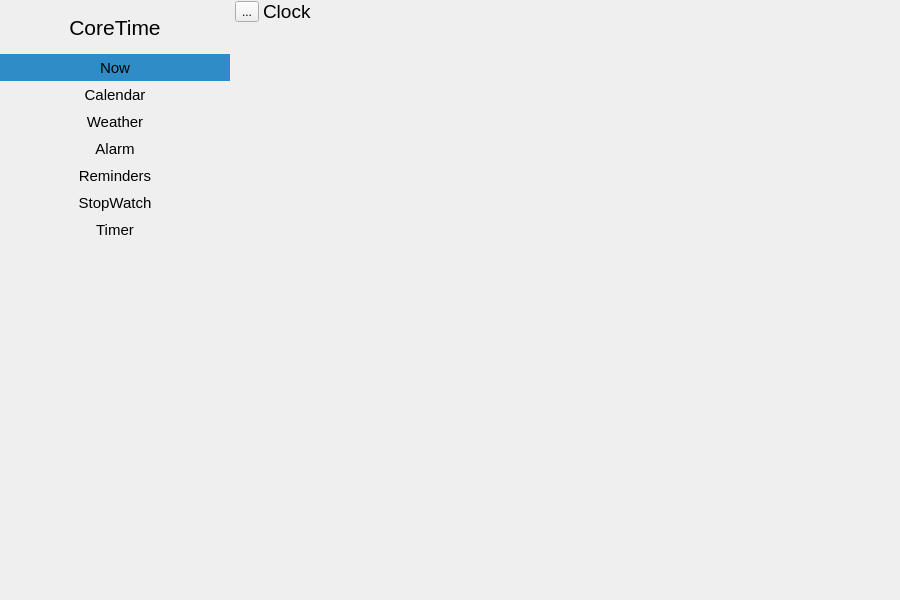
<?xml version="1.0" encoding="UTF-8"?>
<ui version="4.0">
 <class>coretime</class>
 <widget class="QWidget" name="coretime">
  <property name="geometry">
   <rect>
    <x>0</x>
    <y>0</y>
    <width>900</width>
    <height>600</height>
   </rect>
  </property>
  <property name="windowTitle">
   <string>CoreTime</string>
  </property>
  <property name="windowIcon">
   <iconset theme="org.cubocore.CoreTime">
    <normaloff>.</normaloff>.</iconset>
  </property>
  <layout class="QGridLayout" name="gridLayout_2">
   <property name="leftMargin">
    <number>0</number>
   </property>
   <property name="topMargin">
    <number>0</number>
   </property>
   <property name="rightMargin">
    <number>0</number>
   </property>
   <property name="bottomMargin">
    <number>0</number>
   </property>
   <property name="spacing">
    <number>0</number>
   </property>
   <item row="0" column="0" rowspan="2">
    <widget class="QWidget" name="sideView" native="true">
     <property name="sizePolicy">
      <sizepolicy hsizetype="Expanding" vsizetype="Expanding">
       <horstretch>0</horstretch>
       <verstretch>0</verstretch>
      </sizepolicy>
     </property>
     <property name="minimumSize">
      <size>
       <width>180</width>
       <height>0</height>
      </size>
     </property>
     <property name="maximumSize">
      <size>
       <width>230</width>
       <height>16777215</height>
      </size>
     </property>
     <property name="accessibleName">
      <string>shortcut</string>
     </property>
     <property name="styleSheet">
      <string notr="true">QToolButton{
    background-color: transparent;
    color: palette(Text);
    border: none;
    Text-align:left;
    padding: 3px 3px 3px 3px;
}

QToolButton:checked{
    background-color: palette(Highlight);
    color: palette(HighlightedText);
}

QToolButton:hover {
    background-color: palette(Highlight);
    color: palette(HighlightedText);
}
</string>
     </property>
     <layout class="QVBoxLayout" name="verticalLayout_3" stretch="0,0,0,0,0,0,0,0,0,0">
      <property name="spacing">
       <number>0</number>
      </property>
      <property name="leftMargin">
       <number>0</number>
      </property>
      <property name="topMargin">
       <number>10</number>
      </property>
      <property name="rightMargin">
       <number>0</number>
      </property>
      <property name="bottomMargin">
       <number>5</number>
      </property>
      <item>
       <widget class="QToolButton" name="appTitle">
        <property name="sizePolicy">
         <sizepolicy hsizetype="Preferred" vsizetype="Fixed">
          <horstretch>0</horstretch>
          <verstretch>0</verstretch>
         </sizepolicy>
        </property>
        <property name="font">
         <font>
          <pointsize>16</pointsize>
         </font>
        </property>
        <property name="focusPolicy">
         <enum>Qt::NoFocus</enum>
        </property>
        <property name="layoutDirection">
         <enum>Qt::LeftToRight</enum>
        </property>
        <property name="text">
         <string notr="true">CoreTime</string>
        </property>
        <property name="icon">
         <iconset theme="org.cubocore.CoreTime">
          <normaloff>.</normaloff>.</iconset>
        </property>
        <property name="iconSize">
         <size>
          <width>24</width>
          <height>24</height>
         </size>
        </property>
        <property name="toolButtonStyle">
         <enum>Qt::ToolButtonTextBesideIcon</enum>
        </property>
        <property name="autoRaise">
         <bool>true</bool>
        </property>
       </widget>
      </item>
      <item>
       <spacer name="verticalSpacer_2">
        <property name="orientation">
         <enum>Qt::Vertical</enum>
        </property>
        <property name="sizeType">
         <enum>QSizePolicy::Fixed</enum>
        </property>
        <property name="sizeHint" stdset="0">
         <size>
          <width>20</width>
          <height>10</height>
         </size>
        </property>
       </spacer>
      </item>
      <item>
       <widget class="QToolButton" name="now">
        <property name="sizePolicy">
         <sizepolicy hsizetype="Expanding" vsizetype="Fixed">
          <horstretch>0</horstretch>
          <verstretch>0</verstretch>
         </sizepolicy>
        </property>
        <property name="font">
         <font>
          <pointsize>11</pointsize>
         </font>
        </property>
        <property name="focusPolicy">
         <enum>Qt::NoFocus</enum>
        </property>
        <property name="text">
         <string>Now</string>
        </property>
        <property name="iconSize">
         <size>
          <width>22</width>
          <height>22</height>
         </size>
        </property>
        <property name="checkable">
         <bool>true</bool>
        </property>
        <property name="checked">
         <bool>true</bool>
        </property>
        <property name="toolButtonStyle">
         <enum>Qt::ToolButtonTextBesideIcon</enum>
        </property>
        <property name="autoRaise">
         <bool>true</bool>
        </property>
       </widget>
      </item>
      <item>
       <widget class="QToolButton" name="calendar">
        <property name="sizePolicy">
         <sizepolicy hsizetype="Expanding" vsizetype="Fixed">
          <horstretch>0</horstretch>
          <verstretch>0</verstretch>
         </sizepolicy>
        </property>
        <property name="font">
         <font>
          <pointsize>11</pointsize>
         </font>
        </property>
        <property name="focusPolicy">
         <enum>Qt::NoFocus</enum>
        </property>
        <property name="text">
         <string>Calendar</string>
        </property>
        <property name="iconSize">
         <size>
          <width>22</width>
          <height>22</height>
         </size>
        </property>
        <property name="checkable">
         <bool>true</bool>
        </property>
        <property name="checked">
         <bool>false</bool>
        </property>
        <property name="toolButtonStyle">
         <enum>Qt::ToolButtonTextBesideIcon</enum>
        </property>
        <property name="autoRaise">
         <bool>true</bool>
        </property>
       </widget>
      </item>
      <item>
       <widget class="QToolButton" name="weather">
        <property name="sizePolicy">
         <sizepolicy hsizetype="Expanding" vsizetype="Fixed">
          <horstretch>0</horstretch>
          <verstretch>0</verstretch>
         </sizepolicy>
        </property>
        <property name="font">
         <font>
          <pointsize>11</pointsize>
         </font>
        </property>
        <property name="focusPolicy">
         <enum>Qt::NoFocus</enum>
        </property>
        <property name="styleSheet">
         <string notr="true"/>
        </property>
        <property name="text">
         <string>Weather</string>
        </property>
        <property name="iconSize">
         <size>
          <width>22</width>
          <height>22</height>
         </size>
        </property>
        <property name="checkable">
         <bool>true</bool>
        </property>
        <property name="toolButtonStyle">
         <enum>Qt::ToolButtonTextBesideIcon</enum>
        </property>
        <property name="autoRaise">
         <bool>true</bool>
        </property>
       </widget>
      </item>
      <item>
       <widget class="QToolButton" name="alarm">
        <property name="sizePolicy">
         <sizepolicy hsizetype="Expanding" vsizetype="Fixed">
          <horstretch>0</horstretch>
          <verstretch>0</verstretch>
         </sizepolicy>
        </property>
        <property name="font">
         <font>
          <pointsize>11</pointsize>
         </font>
        </property>
        <property name="focusPolicy">
         <enum>Qt::NoFocus</enum>
        </property>
        <property name="styleSheet">
         <string notr="true"/>
        </property>
        <property name="text">
         <string>Alarm</string>
        </property>
        <property name="iconSize">
         <size>
          <width>22</width>
          <height>22</height>
         </size>
        </property>
        <property name="checkable">
         <bool>true</bool>
        </property>
        <property name="toolButtonStyle">
         <enum>Qt::ToolButtonTextBesideIcon</enum>
        </property>
        <property name="autoRaise">
         <bool>true</bool>
        </property>
       </widget>
      </item>
      <item>
       <widget class="QToolButton" name="reminders">
        <property name="sizePolicy">
         <sizepolicy hsizetype="Expanding" vsizetype="Fixed">
          <horstretch>0</horstretch>
          <verstretch>0</verstretch>
         </sizepolicy>
        </property>
        <property name="font">
         <font>
          <pointsize>11</pointsize>
         </font>
        </property>
        <property name="focusPolicy">
         <enum>Qt::NoFocus</enum>
        </property>
        <property name="styleSheet">
         <string notr="true"/>
        </property>
        <property name="text">
         <string>Reminders</string>
        </property>
        <property name="iconSize">
         <size>
          <width>22</width>
          <height>22</height>
         </size>
        </property>
        <property name="checkable">
         <bool>true</bool>
        </property>
        <property name="toolButtonStyle">
         <enum>Qt::ToolButtonTextBesideIcon</enum>
        </property>
        <property name="autoRaise">
         <bool>true</bool>
        </property>
       </widget>
      </item>
      <item>
       <widget class="QToolButton" name="stopwatch">
        <property name="sizePolicy">
         <sizepolicy hsizetype="Expanding" vsizetype="Fixed">
          <horstretch>0</horstretch>
          <verstretch>0</verstretch>
         </sizepolicy>
        </property>
        <property name="font">
         <font>
          <pointsize>11</pointsize>
         </font>
        </property>
        <property name="focusPolicy">
         <enum>Qt::NoFocus</enum>
        </property>
        <property name="text">
         <string>StopWatch</string>
        </property>
        <property name="iconSize">
         <size>
          <width>22</width>
          <height>22</height>
         </size>
        </property>
        <property name="checkable">
         <bool>true</bool>
        </property>
        <property name="toolButtonStyle">
         <enum>Qt::ToolButtonTextBesideIcon</enum>
        </property>
        <property name="autoRaise">
         <bool>true</bool>
        </property>
       </widget>
      </item>
      <item>
       <widget class="QToolButton" name="timer">
        <property name="sizePolicy">
         <sizepolicy hsizetype="Expanding" vsizetype="Fixed">
          <horstretch>0</horstretch>
          <verstretch>0</verstretch>
         </sizepolicy>
        </property>
        <property name="font">
         <font>
          <pointsize>11</pointsize>
         </font>
        </property>
        <property name="focusPolicy">
         <enum>Qt::NoFocus</enum>
        </property>
        <property name="text">
         <string>Timer</string>
        </property>
        <property name="iconSize">
         <size>
          <width>22</width>
          <height>22</height>
         </size>
        </property>
        <property name="checkable">
         <bool>true</bool>
        </property>
        <property name="toolButtonStyle">
         <enum>Qt::ToolButtonTextBesideIcon</enum>
        </property>
        <property name="autoRaise">
         <bool>true</bool>
        </property>
       </widget>
      </item>
      <item>
       <spacer name="verticalSpacer_3">
        <property name="orientation">
         <enum>Qt::Vertical</enum>
        </property>
        <property name="sizeHint" stdset="0">
         <size>
          <width>20</width>
          <height>10</height>
         </size>
        </property>
       </spacer>
      </item>
     </layout>
    </widget>
   </item>
   <item row="0" column="1">
    <widget class="QFrame" name="nameBar">
     <property name="minimumSize">
      <size>
       <width>0</width>
       <height>0</height>
      </size>
     </property>
     <property name="maximumSize">
      <size>
       <width>16777215</width>
       <height>16777215</height>
      </size>
     </property>
     <property name="accessibleName">
      <string>nameBar</string>
     </property>
     <property name="frameShape">
      <enum>QFrame::NoFrame</enum>
     </property>
     <property name="frameShadow">
      <enum>QFrame::Plain</enum>
     </property>
     <property name="lineWidth">
      <number>0</number>
     </property>
     <layout class="QHBoxLayout" name="horizontalLayout_4">
      <property name="spacing">
       <number>4</number>
      </property>
      <property name="leftMargin">
       <number>5</number>
      </property>
      <property name="topMargin">
       <number>0</number>
      </property>
      <property name="rightMargin">
       <number>2</number>
      </property>
      <property name="bottomMargin">
       <number>0</number>
      </property>
      <item>
       <widget class="QToolButton" name="menu">
        <property name="text">
         <string>...</string>
        </property>
        <property name="icon">
         <iconset theme="open-menu">
          <normaloff>.</normaloff>.</iconset>
        </property>
       </widget>
      </item>
      <item>
       <widget class="QLabel" name="selectedsection">
        <property name="sizePolicy">
         <sizepolicy hsizetype="Expanding" vsizetype="Preferred">
          <horstretch>0</horstretch>
          <verstretch>0</verstretch>
         </sizepolicy>
        </property>
        <property name="minimumSize">
         <size>
          <width>0</width>
          <height>0</height>
         </size>
        </property>
        <property name="maximumSize">
         <size>
          <width>200</width>
          <height>16777215</height>
         </size>
        </property>
        <property name="font">
         <font>
          <pointsize>14</pointsize>
          <bold>false</bold>
         </font>
        </property>
        <property name="accessibleName">
         <string>nameBar</string>
        </property>
        <property name="text">
         <string>Clock</string>
        </property>
       </widget>
      </item>
      <item>
       <spacer name="horizontalSpacer_5">
        <property name="orientation">
         <enum>Qt::Horizontal</enum>
        </property>
        <property name="sizeHint" stdset="0">
         <size>
          <width>40</width>
          <height>20</height>
         </size>
        </property>
       </spacer>
      </item>
     </layout>
    </widget>
   </item>
   <item row="1" column="1">
    <widget class="QScrollArea" name="scrollArea">
     <property name="frameShape">
      <enum>QFrame::NoFrame</enum>
     </property>
     <property name="verticalScrollBarPolicy">
      <enum>Qt::ScrollBarAlwaysOff</enum>
     </property>
     <property name="horizontalScrollBarPolicy">
      <enum>Qt::ScrollBarAlwaysOff</enum>
     </property>
     <property name="widgetResizable">
      <bool>true</bool>
     </property>
     <widget class="QWidget" name="scrollAreaWidgetContents">
      <property name="geometry">
       <rect>
        <x>0</x>
        <y>0</y>
        <width>670</width>
        <height>574</height>
       </rect>
      </property>
      <layout class="QHBoxLayout" name="horizontalLayout">
       <property name="spacing">
        <number>0</number>
       </property>
       <property name="leftMargin">
        <number>0</number>
       </property>
       <property name="topMargin">
        <number>0</number>
       </property>
       <property name="rightMargin">
        <number>0</number>
       </property>
       <property name="bottomMargin">
        <number>0</number>
       </property>
       <item>
        <widget class="QStackedWidget" name="pages">
         <property name="minimumSize">
          <size>
           <width>0</width>
           <height>0</height>
          </size>
         </property>
         <property name="styleSheet">
          <string notr="true"/>
         </property>
         <property name="currentIndex">
          <number>2</number>
         </property>
         <widget class="QWidget" name="pclock">
          <property name="accessibleName">
           <string>pages</string>
          </property>
          <layout class="QVBoxLayout" name="verticalLayout">
           <item>
            <spacer name="verticalSpacer">
             <property name="orientation">
              <enum>Qt::Vertical</enum>
             </property>
             <property name="sizeHint" stdset="0">
              <size>
               <width>20</width>
               <height>40</height>
              </size>
             </property>
            </spacer>
           </item>
           <item>
            <layout class="QHBoxLayout" name="horizontalLayout_2">
             <property name="spacing">
              <number>20</number>
             </property>
             <item>
              <widget class="QLabel" name="clockText">
               <property name="sizePolicy">
                <sizepolicy hsizetype="Expanding" vsizetype="Expanding">
                 <horstretch>0</horstretch>
                 <verstretch>0</verstretch>
                </sizepolicy>
               </property>
               <property name="minimumSize">
                <size>
                 <width>0</width>
                 <height>0</height>
                </size>
               </property>
               <property name="maximumSize">
                <size>
                 <width>56468</width>
                 <height>16777215</height>
                </size>
               </property>
               <property name="font">
                <font>
                 <bold>true</bold>
                </font>
               </property>
               <property name="frameShadow">
                <enum>QFrame::Sunken</enum>
               </property>
               <property name="text">
                <string>Clock</string>
               </property>
               <property name="alignment">
                <set>Qt::AlignCenter</set>
               </property>
              </widget>
             </item>
             <item>
              <widget class="QLabel" name="events">
               <property name="sizePolicy">
                <sizepolicy hsizetype="Expanding" vsizetype="Expanding">
                 <horstretch>0</horstretch>
                 <verstretch>0</verstretch>
                </sizepolicy>
               </property>
               <property name="font">
                <font>
                 <pointsize>11</pointsize>
                </font>
               </property>
               <property name="text">
                <string>Holidays:
Towel Day

Reminders:
Nothing for today

Alarms:
Nothing for today</string>
               </property>
               <property name="alignment">
                <set>Qt::AlignCenter</set>
               </property>
               <property name="wordWrap">
                <bool>true</bool>
               </property>
              </widget>
             </item>
            </layout>
           </item>
           <item>
            <spacer name="verticalSpacer_4">
             <property name="orientation">
              <enum>Qt::Vertical</enum>
             </property>
             <property name="sizeHint" stdset="0">
              <size>
               <width>20</width>
               <height>40</height>
              </size>
             </property>
            </spacer>
           </item>
           <item>
            <widget class="QFrame" name="weatherBox">
             <property name="frameShape">
              <enum>QFrame::NoFrame</enum>
             </property>
             <property name="frameShadow">
              <enum>QFrame::Raised</enum>
             </property>
             <layout class="QGridLayout" name="gridLayout_4">
              <item row="1" column="0" colspan="2">
               <widget class="QLabel" name="tIcon">
                <property name="sizePolicy">
                 <sizepolicy hsizetype="Preferred" vsizetype="Expanding">
                  <horstretch>0</horstretch>
                  <verstretch>0</verstretch>
                 </sizepolicy>
                </property>
                <property name="text">
                 <string>ICON</string>
                </property>
                <property name="alignment">
                 <set>Qt::AlignCenter</set>
                </property>
               </widget>
              </item>
              <item row="1" column="3" colspan="2">
               <widget class="QLabel" name="tTemp">
                <property name="sizePolicy">
                 <sizepolicy hsizetype="Preferred" vsizetype="Expanding">
                  <horstretch>0</horstretch>
                  <verstretch>0</verstretch>
                 </sizepolicy>
                </property>
                <property name="font">
                 <font>
                  <bold>true</bold>
                 </font>
                </property>
                <property name="text">
                 <string>Current Temp</string>
                </property>
                <property name="alignment">
                 <set>Qt::AlignCenter</set>
                </property>
               </widget>
              </item>
              <item row="2" column="0" colspan="2">
               <widget class="QLabel" name="tWstat">
                <property name="sizePolicy">
                 <sizepolicy hsizetype="Preferred" vsizetype="Preferred">
                  <horstretch>0</horstretch>
                  <verstretch>0</verstretch>
                 </sizepolicy>
                </property>
                <property name="font">
                 <font>
                  <pointsize>12</pointsize>
                 </font>
                </property>
                <property name="text">
                 <string>Weather Status</string>
                </property>
                <property name="alignment">
                 <set>Qt::AlignHCenter|Qt::AlignTop</set>
                </property>
               </widget>
              </item>
              <item row="2" column="4">
               <widget class="QLabel" name="tMaxTemp">
                <property name="font">
                 <font>
                  <pointsize>14</pointsize>
                 </font>
                </property>
                <property name="toolTip">
                 <string>Maximum Temparature</string>
                </property>
                <property name="text">
                 <string>Max Temp  </string>
                </property>
                <property name="alignment">
                 <set>Qt::AlignBottom|Qt::AlignLeading|Qt::AlignLeft</set>
                </property>
               </widget>
              </item>
              <item row="2" column="3">
               <widget class="QLabel" name="tMinTemp">
                <property name="font">
                 <font>
                  <pointsize>14</pointsize>
                 </font>
                </property>
                <property name="toolTip">
                 <string>Minimum Temparature</string>
                </property>
                <property name="text">
                 <string>  Min Temp</string>
                </property>
                <property name="alignment">
                 <set>Qt::AlignRight|Qt::AlignTop|Qt::AlignTrailing</set>
                </property>
               </widget>
              </item>
             </layout>
            </widget>
           </item>
           <item>
            <spacer name="verticalSpacer_6">
             <property name="orientation">
              <enum>Qt::Vertical</enum>
             </property>
             <property name="sizeHint" stdset="0">
              <size>
               <width>20</width>
               <height>40</height>
              </size>
             </property>
            </spacer>
           </item>
           <item>
            <widget class="QLabel" name="noWeatherInfo">
             <property name="text">
              <string>Select location from
weather page to see
weather info here</string>
             </property>
             <property name="alignment">
              <set>Qt::AlignCenter</set>
             </property>
            </widget>
           </item>
          </layout>
         </widget>
         <widget class="QWidget" name="pCalendar">
          <layout class="QVBoxLayout" name="verticalLayout_7">
           <item>
            <widget class="calendarmanage" name="calendarWid">
             <property name="sizePolicy">
              <sizepolicy hsizetype="Preferred" vsizetype="Minimum">
               <horstretch>0</horstretch>
               <verstretch>0</verstretch>
              </sizepolicy>
             </property>
             <property name="minimumDate">
              <date>
               <year>1912</year>
               <month>9</month>
               <day>14</day>
              </date>
             </property>
             <property name="gridVisible">
              <bool>true</bool>
             </property>
             <property name="verticalHeaderFormat">
              <enum>QCalendarWidget::NoVerticalHeader</enum>
             </property>
             <property name="navigationBarVisible">
              <bool>true</bool>
             </property>
             <property name="dateEditEnabled">
              <bool>true</bool>
             </property>
            </widget>
           </item>
           <item>
            <widget class="QTextBrowser" name="eventDetails">
             <property name="sizePolicy">
              <sizepolicy hsizetype="Preferred" vsizetype="Preferred">
               <horstretch>0</horstretch>
               <verstretch>0</verstretch>
              </sizepolicy>
             </property>
             <property name="font">
              <font>
               <pointsize>11</pointsize>
              </font>
             </property>
             <property name="frameShape">
              <enum>QFrame::NoFrame</enum>
             </property>
             <property name="frameShadow">
              <enum>QFrame::Plain</enum>
             </property>
            </widget>
           </item>
          </layout>
         </widget>
         <widget class="QWidget" name="pweather">
          <property name="sizePolicy">
           <sizepolicy hsizetype="Expanding" vsizetype="Expanding">
            <horstretch>0</horstretch>
            <verstretch>0</verstretch>
           </sizepolicy>
          </property>
          <layout class="QVBoxLayout" name="weatherlayout">
           <property name="spacing">
            <number>0</number>
           </property>
           <property name="leftMargin">
            <number>0</number>
           </property>
           <property name="topMargin">
            <number>0</number>
           </property>
           <property name="rightMargin">
            <number>0</number>
           </property>
           <property name="bottomMargin">
            <number>0</number>
           </property>
          </layout>
         </widget>
         <widget class="QWidget" name="palarm">
          <property name="accessibleName">
           <string>pages</string>
          </property>
          <layout class="QVBoxLayout" name="alarmLayout"/>
         </widget>
         <widget class="QWidget" name="preminder">
          <layout class="QVBoxLayout" name="reminderLayout"/>
         </widget>
         <widget class="QWidget" name="pstopwatch">
          <property name="accessibleName">
           <string>pages</string>
          </property>
          <property name="styleSheet">
           <string notr="true"/>
          </property>
          <layout class="QVBoxLayout" name="verticalLayout_5">
           <item>
            <widget class="QFrame" name="lapF">
             <property name="sizePolicy">
              <sizepolicy hsizetype="Preferred" vsizetype="Fixed">
               <horstretch>0</horstretch>
               <verstretch>0</verstretch>
              </sizepolicy>
             </property>
             <property name="frameShape">
              <enum>QFrame::NoFrame</enum>
             </property>
             <property name="frameShadow">
              <enum>QFrame::Plain</enum>
             </property>
             <property name="lineWidth">
              <number>0</number>
             </property>
             <layout class="QGridLayout" name="gridLayout">
              <property name="leftMargin">
               <number>0</number>
              </property>
              <property name="rightMargin">
               <number>0</number>
              </property>
              <item row="1" column="0">
               <widget class="QPushButton" name="startandpause">
                <property name="minimumSize">
                 <size>
                  <width>0</width>
                  <height>0</height>
                 </size>
                </property>
                <property name="maximumSize">
                 <size>
                  <width>16777215</width>
                  <height>40</height>
                 </size>
                </property>
                <property name="font">
                 <font>
                  <pointsize>12</pointsize>
                  <bold>true</bold>
                 </font>
                </property>
                <property name="focusPolicy">
                 <enum>Qt::NoFocus</enum>
                </property>
                <property name="text">
                 <string>Start</string>
                </property>
                <property name="checkable">
                 <bool>true</bool>
                </property>
               </widget>
              </item>
              <item row="1" column="1">
               <widget class="QPushButton" name="lapandreset">
                <property name="sizePolicy">
                 <sizepolicy hsizetype="Minimum" vsizetype="Expanding">
                  <horstretch>0</horstretch>
                  <verstretch>0</verstretch>
                 </sizepolicy>
                </property>
                <property name="minimumSize">
                 <size>
                  <width>0</width>
                  <height>0</height>
                 </size>
                </property>
                <property name="maximumSize">
                 <size>
                  <width>16777215</width>
                  <height>40</height>
                 </size>
                </property>
                <property name="font">
                 <font>
                  <pointsize>12</pointsize>
                  <bold>true</bold>
                 </font>
                </property>
                <property name="focusPolicy">
                 <enum>Qt::NoFocus</enum>
                </property>
                <property name="text">
                 <string>Reset</string>
                </property>
               </widget>
              </item>
              <item row="0" column="0" colspan="2">
               <widget class="QLabel" name="sw">
                <property name="sizePolicy">
                 <sizepolicy hsizetype="Preferred" vsizetype="Expanding">
                  <horstretch>0</horstretch>
                  <verstretch>0</verstretch>
                 </sizepolicy>
                </property>
                <property name="minimumSize">
                 <size>
                  <width>0</width>
                  <height>0</height>
                 </size>
                </property>
                <property name="maximumSize">
                 <size>
                  <width>16777215</width>
                  <height>100</height>
                 </size>
                </property>
                <property name="font">
                 <font>
                  <pointsize>40</pointsize>
                 </font>
                </property>
                <property name="autoFillBackground">
                 <bool>true</bool>
                </property>
                <property name="text">
                 <string>00:00:00.000</string>
                </property>
                <property name="alignment">
                 <set>Qt::AlignCenter</set>
                </property>
                <property name="margin">
                 <number>0</number>
                </property>
                <property name="indent">
                 <number>5</number>
                </property>
               </widget>
              </item>
             </layout>
            </widget>
           </item>
           <item>
            <widget class="QFrame" name="watchF">
             <property name="sizePolicy">
              <sizepolicy hsizetype="Preferred" vsizetype="Expanding">
               <horstretch>0</horstretch>
               <verstretch>0</verstretch>
              </sizepolicy>
             </property>
             <property name="frameShape">
              <enum>QFrame::NoFrame</enum>
             </property>
             <property name="frameShadow">
              <enum>QFrame::Plain</enum>
             </property>
             <property name="lineWidth">
              <number>0</number>
             </property>
             <layout class="QVBoxLayout" name="verticalLayout_6">
              <property name="leftMargin">
               <number>0</number>
              </property>
              <property name="rightMargin">
               <number>0</number>
              </property>
              <item>
               <widget class="QLabel" name="label_3">
                <property name="font">
                 <font>
                  <pointsize>16</pointsize>
                  <bold>true</bold>
                 </font>
                </property>
                <property name="text">
                 <string>Lap List</string>
                </property>
                <property name="alignment">
                 <set>Qt::AlignCenter</set>
                </property>
               </widget>
              </item>
              <item>
               <widget class="QPlainTextEdit" name="lapText">
                <property name="sizePolicy">
                 <sizepolicy hsizetype="Expanding" vsizetype="Expanding">
                  <horstretch>0</horstretch>
                  <verstretch>0</verstretch>
                 </sizepolicy>
                </property>
                <property name="frameShape">
                 <enum>QFrame::NoFrame</enum>
                </property>
                <property name="frameShadow">
                 <enum>QFrame::Plain</enum>
                </property>
                <property name="readOnly">
                 <bool>true</bool>
                </property>
               </widget>
              </item>
             </layout>
            </widget>
           </item>
          </layout>
         </widget>
         <widget class="QWidget" name="ptimer">
          <property name="accessibleName">
           <string>pages</string>
          </property>
          <layout class="QVBoxLayout" name="verticalLayout_2">
           <item>
            <widget class="QFrame" name="timerSet">
             <property name="sizePolicy">
              <sizepolicy hsizetype="Preferred" vsizetype="Fixed">
               <horstretch>0</horstretch>
               <verstretch>0</verstretch>
              </sizepolicy>
             </property>
             <property name="styleSheet">
              <string notr="true"/>
             </property>
             <property name="frameShape">
              <enum>QFrame::NoFrame</enum>
             </property>
             <property name="frameShadow">
              <enum>QFrame::Plain</enum>
             </property>
             <layout class="QVBoxLayout" name="verticalLayout_4">
              <property name="leftMargin">
               <number>0</number>
              </property>
              <property name="rightMargin">
               <number>0</number>
              </property>
              <item>
               <widget class="QTimeEdit" name="setTimer">
                <property name="sizePolicy">
                 <sizepolicy hsizetype="Minimum" vsizetype="Expanding">
                  <horstretch>0</horstretch>
                  <verstretch>0</verstretch>
                 </sizepolicy>
                </property>
                <property name="minimumSize">
                 <size>
                  <width>273</width>
                  <height>72</height>
                 </size>
                </property>
                <property name="font">
                 <font>
                  <pointsize>36</pointsize>
                  <bold>true</bold>
                 </font>
                </property>
                <property name="autoFillBackground">
                 <bool>true</bool>
                </property>
                <property name="wrapping">
                 <bool>false</bool>
                </property>
                <property name="frame">
                 <bool>false</bool>
                </property>
                <property name="alignment">
                 <set>Qt::AlignCenter</set>
                </property>
                <property name="readOnly">
                 <bool>false</bool>
                </property>
                <property name="buttonSymbols">
                 <enum>QAbstractSpinBox::NoButtons</enum>
                </property>
                <property name="currentSection">
                 <enum>QDateTimeEdit::HourSection</enum>
                </property>
                <property name="displayFormat">
                 <string>hh:mm:ss</string>
                </property>
               </widget>
              </item>
              <item>
               <widget class="QPushButton" name="addTimer">
                <property name="sizePolicy">
                 <sizepolicy hsizetype="Minimum" vsizetype="Minimum">
                  <horstretch>0</horstretch>
                  <verstretch>0</verstretch>
                 </sizepolicy>
                </property>
                <property name="minimumSize">
                 <size>
                  <width>0</width>
                  <height>0</height>
                 </size>
                </property>
                <property name="font">
                 <font>
                  <pointsize>14</pointsize>
                  <bold>true</bold>
                 </font>
                </property>
                <property name="text">
                 <string>Set Timer</string>
                </property>
               </widget>
              </item>
             </layout>
            </widget>
           </item>
           <item>
            <widget class="QFrame" name="timerDuration">
             <property name="sizePolicy">
              <sizepolicy hsizetype="Preferred" vsizetype="Fixed">
               <horstretch>0</horstretch>
               <verstretch>0</verstretch>
              </sizepolicy>
             </property>
             <property name="frameShape">
              <enum>QFrame::NoFrame</enum>
             </property>
             <property name="frameShadow">
              <enum>QFrame::Plain</enum>
             </property>
             <layout class="QGridLayout" name="gridLayout_3">
              <property name="leftMargin">
               <number>0</number>
              </property>
              <property name="rightMargin">
               <number>0</number>
              </property>
              <item row="1" column="1">
               <widget class="QPushButton" name="resetTimer">
                <property name="sizePolicy">
                 <sizepolicy hsizetype="Minimum" vsizetype="Minimum">
                  <horstretch>0</horstretch>
                  <verstretch>0</verstretch>
                 </sizepolicy>
                </property>
                <property name="minimumSize">
                 <size>
                  <width>0</width>
                  <height>0</height>
                 </size>
                </property>
                <property name="font">
                 <font>
                  <pointsize>12</pointsize>
                  <bold>true</bold>
                 </font>
                </property>
                <property name="text">
                 <string>Reset</string>
                </property>
               </widget>
              </item>
              <item row="0" column="0" colspan="2">
               <widget class="QLabel" name="timerText">
                <property name="sizePolicy">
                 <sizepolicy hsizetype="Preferred" vsizetype="Expanding">
                  <horstretch>0</horstretch>
                  <verstretch>0</verstretch>
                 </sizepolicy>
                </property>
                <property name="minimumSize">
                 <size>
                  <width>0</width>
                  <height>0</height>
                 </size>
                </property>
                <property name="font">
                 <font>
                  <pointsize>48</pointsize>
                  <bold>true</bold>
                 </font>
                </property>
                <property name="text">
                 <string>00:00:00</string>
                </property>
                <property name="alignment">
                 <set>Qt::AlignBottom|Qt::AlignHCenter</set>
                </property>
               </widget>
              </item>
              <item row="1" column="0">
               <widget class="QPushButton" name="startstopTimer">
                <property name="sizePolicy">
                 <sizepolicy hsizetype="Minimum" vsizetype="Minimum">
                  <horstretch>0</horstretch>
                  <verstretch>0</verstretch>
                 </sizepolicy>
                </property>
                <property name="minimumSize">
                 <size>
                  <width>0</width>
                  <height>0</height>
                 </size>
                </property>
                <property name="font">
                 <font>
                  <pointsize>12</pointsize>
                  <bold>true</bold>
                 </font>
                </property>
                <property name="text">
                 <string>Start</string>
                </property>
                <property name="checkable">
                 <bool>true</bool>
                </property>
               </widget>
              </item>
             </layout>
            </widget>
           </item>
           <item>
            <spacer name="verticalSpacer_5">
             <property name="orientation">
              <enum>Qt::Vertical</enum>
             </property>
             <property name="sizeHint" stdset="0">
              <size>
               <width>20</width>
               <height>40</height>
              </size>
             </property>
            </spacer>
           </item>
          </layout>
         </widget>
        </widget>
       </item>
      </layout>
     </widget>
    </widget>
   </item>
  </layout>
 </widget>
 <layoutdefault spacing="6" margin="11"/>
 <customwidgets>
  <customwidget>
   <class>calendarmanage</class>
   <extends>QCalendarWidget</extends>
   <header location="global">calendarmanage.h</header>
  </customwidget>
 </customwidgets>
 <resources/>
 <connections/>
</ui>
